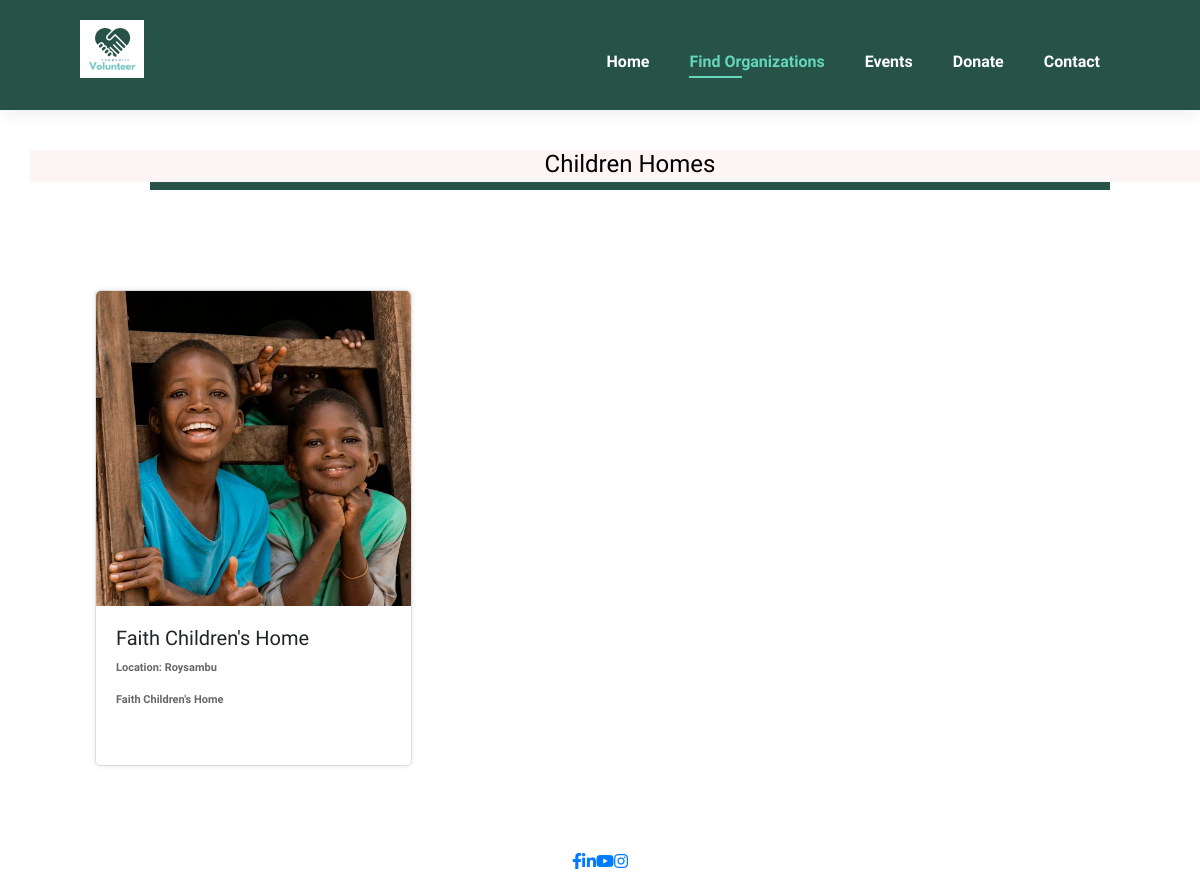
Page /organization-type/Children Homes/ on the earlier database version.
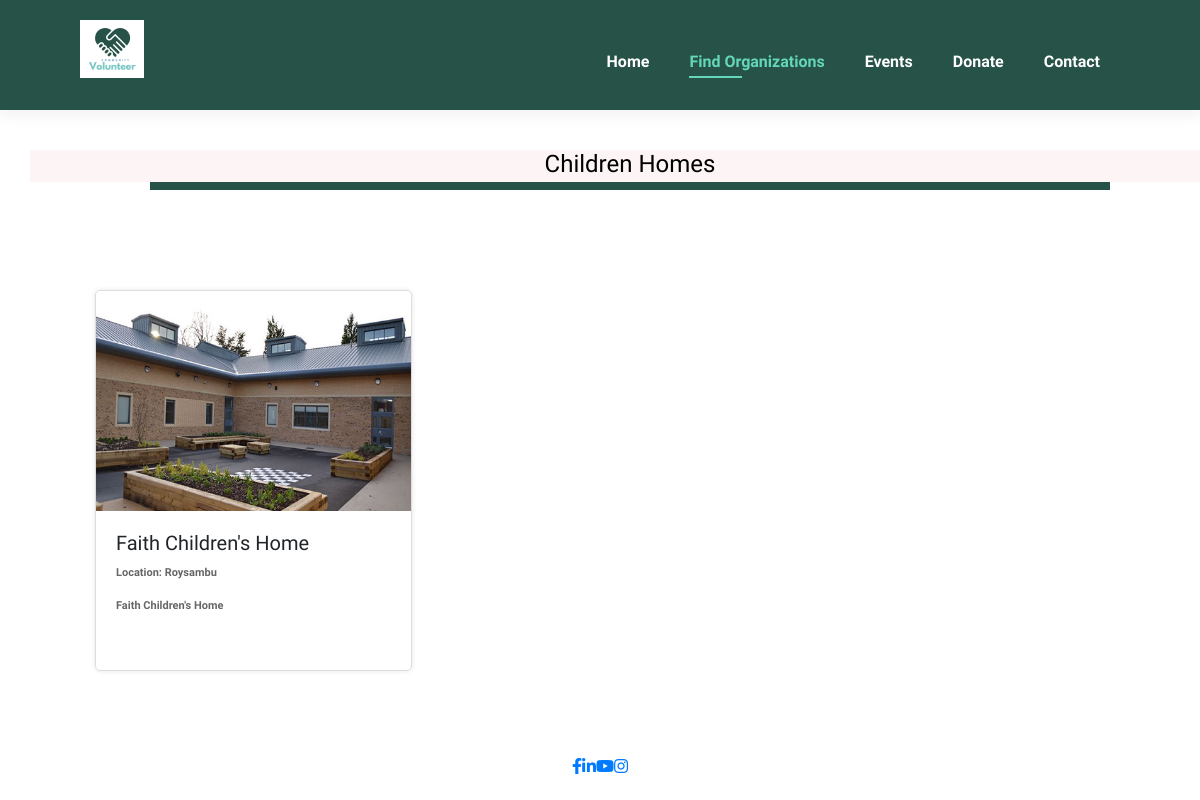
Same page on the later database version.
### app/models.py (models this page shows, shortened)
class Organization(models.Model):
    ORGANIZATION_TYPES = [
        ('Elderly Homes', 'Elderly Homes'),
        ('Hospitals & Clinics', 'Hospitals & Clinics'),
        ('Children Homes', 'Children Homes'),
    ]
    name = models.CharField(max_length=100)
    description = models.TextField()
    location = models.CharField(max_length=100)
    image = models.ImageField(upload_to='organization_images/')
    type = models.CharField(max_length=25, choices=ORGANIZATION_TYPES)

### app/views.py (the view)
# urls.py: path('organization-type/<str:organization_type>/', views.organization_type, name='organization_type'),
def organization_type(request, organization_type):
    organizations = Organization.objects.filter(type=organization_type)
    context = {'organizations': organizations, 'organization_type': organization_type}
    return render(request, 'organizationtype.html', context)

### app/templates/organizationtype.html (shortened to what this page needs)
{% load static %}
<!DOCTYPE html>
<html lang="en">
<head>
    <link rel="stylesheet" href="https://cdnjs.cloudflare.com/ajax/libs/font-awesome/5.15.4/css/all.min.css" />
    <link rel="stylesheet" href="{% static 'css/home.css' %}">
    <link rel="stylesheet" href="https://stackpath.bootstrapcdn.com/bootstrap/4.5.2/css/bootstrap.min.css">
</head>
<body>
    <section id="header">
        <a href="{% url 'home' %}"><img src="{% static 'img/logo-h.png' %}" class="logo" alt=""></a>
        <div>
            <ul id="navbar">
                <li><a href="{% url 'home' %}">Home</a></li>
                <li><a class="active" href="{% url 'opportunityvolunteer' %}">Find Organizations</a></li>
                <li><a href="{% url 'events' %}">Events</a></li>
                <li><a href="{% url 'donations' %}">Donate</a></li>
                <li><a href="{% url 'contact' %}">Contact</a></li>
            </ul>
        </div>
    </section>
    <section id="banner" class="section-m1">
        <div class="banner-content">
            <h4 style="color: black; background-color: rgb(253, 245, 245); height: 45px; text-align: center; width: 1200px">
                {{ organization_type }}
            </h4>
        </div>
    </section>
    <section id="organizations" class="section-p1">
        <div class="container">
            <div class="row">
                {% for organization in organizations %}
                <div class="col-lg-4 col-md-6 mb-4">
                    <div class="pro">
                        <img src="{{ organization.image.url }}" alt="{{ organization.name }}">
                        <div class="desc">
                            <h5>{{ organization.name }}</h5>
                            <p>Location: {{ organization.location }}</p>
                            <p>{{ organization.description }}</p>
                        </div>
                    </div>
                </div>
                {% endfor %}
            </div>
        </div>
    </section>
    <section id="footer">
        <div>
            <ul id="navbar">
                <a href="#" aria-label="Facebook"><i class="fab fa-facebook-f"></i></a>
                <a href="#" aria-label="LinkedIn"><i class="fab fa-linkedin-in"></i></a>
                <a href="#" aria-label="YouTube"><i class="fab fa-youtube"></i></a>
                <a href="#" aria-label="Instagram"><i class="fab fa-instagram"></i></a>
            </ul>
        </div>
    </section>
</body>
</html>

Differences in the rows shown:
changed Organization "Faith Children's Home": image: a different picture
